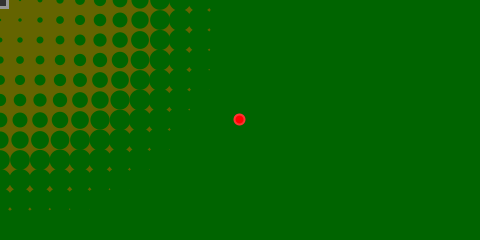
Frame 1 (no input)
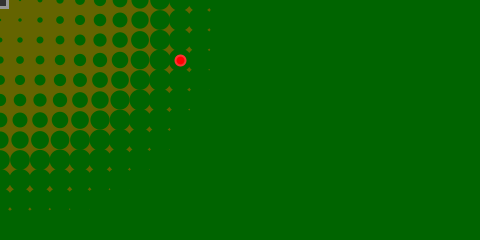
Frame 60 (the mouse pressed at the canvas centre just before this capture)
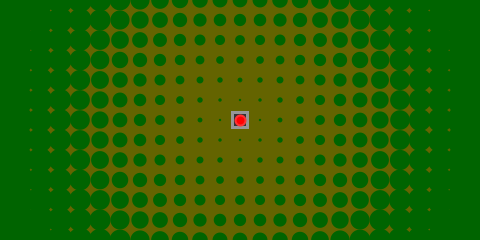
Frame 120 (the mouse held since frame 60 and released just before this capture)

The Processing sketch that drew these frames (run headless with seeded random() and noise(); from frame 60 on, the mouse is pressed at the canvas centre):

// Processing sketch: processing_60486
// ── processing_60486.pde

float x;
float y;
int offset = 10;
float max_distance;
 
void setup()
{
  size(480,240);
  smooth();
  x = width/2;
  y = height/2;
    max_distance = dist(0, 0, width, height);
  frameRate(60);
   
}
void draw()
{
  background(100,100,0);
  if (mouseX > x)
  {
    x += 1;
    offset = -10;
  }
  if (mouseY > y)
  {
    y += 1;
    offset = -100;
  }
  if(mouseX < x)
  {
   x -= 1;
   offset = 10;
  }
    if (mouseY < y)
  {
    y -= 1;
    offset = 10;
  }
   noStroke();
    for(int i = 0; i <= width; i += 20) {
    for(int j = 0; j <= height; j += 20) {
      float size = dist(mouseX, mouseY, i, j);
      size = size/max_distance * 66;
      fill(0,100,0);
      ellipse(i, j, size, size);
    }
    }
    fill(0);
  rectMode(CENTER);
  stroke(150);
  strokeWeight(3);
  fill(50);
  rect(mouseX, mouseY, 15, 15);
  stroke(255,50,50);
  strokeWeight(2);
  fill(255,0,0);
  ellipse(x, y, 10, 10);
}
